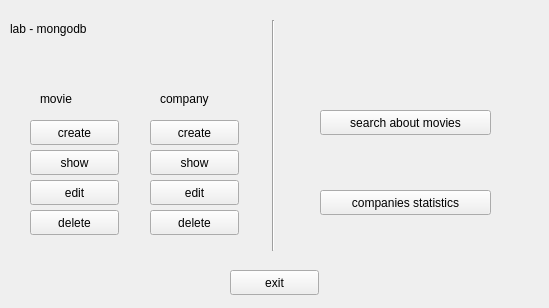
<?xml version="1.0" encoding="UTF-8"?>
<ui version="4.0">
 <class>menu_window</class>
 <widget class="QMainWindow" name="menu_window">
  <property name="geometry">
   <rect>
    <x>0</x>
    <y>0</y>
    <width>549</width>
    <height>308</height>
   </rect>
  </property>
  <property name="windowTitle">
   <string>lab - mongodb - EUR</string>
  </property>
  <widget class="QWidget" name="centralWidget">
   <widget class="QLabel" name="label_lab">
    <property name="geometry">
     <rect>
      <x>10</x>
      <y>20</y>
      <width>151</width>
      <height>17</height>
     </rect>
    </property>
    <property name="text">
     <string>lab - mongodb</string>
    </property>
   </widget>
   <widget class="QPushButton" name="button_movie_create">
    <property name="geometry">
     <rect>
      <x>30</x>
      <y>120</y>
      <width>89</width>
      <height>25</height>
     </rect>
    </property>
    <property name="text">
     <string>create</string>
    </property>
   </widget>
   <widget class="QPushButton" name="button_movie_show">
    <property name="geometry">
     <rect>
      <x>30</x>
      <y>150</y>
      <width>89</width>
      <height>25</height>
     </rect>
    </property>
    <property name="text">
     <string>show</string>
    </property>
   </widget>
   <widget class="QPushButton" name="button_movie_edit">
    <property name="geometry">
     <rect>
      <x>30</x>
      <y>180</y>
      <width>89</width>
      <height>25</height>
     </rect>
    </property>
    <property name="text">
     <string>edit</string>
    </property>
   </widget>
   <widget class="QPushButton" name="button_movie_delete">
    <property name="geometry">
     <rect>
      <x>30</x>
      <y>210</y>
      <width>89</width>
      <height>25</height>
     </rect>
    </property>
    <property name="text">
     <string>delete</string>
    </property>
   </widget>
   <widget class="QLabel" name="label_movie">
    <property name="geometry">
     <rect>
      <x>40</x>
      <y>90</y>
      <width>67</width>
      <height>17</height>
     </rect>
    </property>
    <property name="text">
     <string>movie</string>
    </property>
   </widget>
   <widget class="QPushButton" name="button_company_show">
    <property name="geometry">
     <rect>
      <x>150</x>
      <y>150</y>
      <width>89</width>
      <height>25</height>
     </rect>
    </property>
    <property name="text">
     <string>show</string>
    </property>
   </widget>
   <widget class="QPushButton" name="button_company_create">
    <property name="geometry">
     <rect>
      <x>150</x>
      <y>120</y>
      <width>89</width>
      <height>25</height>
     </rect>
    </property>
    <property name="text">
     <string>create</string>
    </property>
   </widget>
   <widget class="QLabel" name="label_company">
    <property name="geometry">
     <rect>
      <x>160</x>
      <y>90</y>
      <width>67</width>
      <height>17</height>
     </rect>
    </property>
    <property name="text">
     <string>company</string>
    </property>
   </widget>
   <widget class="QPushButton" name="button_company_edit">
    <property name="geometry">
     <rect>
      <x>150</x>
      <y>180</y>
      <width>89</width>
      <height>25</height>
     </rect>
    </property>
    <property name="text">
     <string>edit</string>
    </property>
   </widget>
   <widget class="QPushButton" name="button_company_delete">
    <property name="geometry">
     <rect>
      <x>150</x>
      <y>210</y>
      <width>89</width>
      <height>25</height>
     </rect>
    </property>
    <property name="text">
     <string>delete</string>
    </property>
   </widget>
   <widget class="QPushButton" name="button_exit">
    <property name="geometry">
     <rect>
      <x>230</x>
      <y>270</y>
      <width>89</width>
      <height>25</height>
     </rect>
    </property>
    <property name="text">
     <string>exit</string>
    </property>
   </widget>
   <widget class="Line" name="line">
    <property name="geometry">
     <rect>
      <x>263</x>
      <y>20</y>
      <width>20</width>
      <height>231</height>
     </rect>
    </property>
    <property name="orientation">
     <enum>Qt::Vertical</enum>
    </property>
   </widget>
   <widget class="QPushButton" name="button_search_movies">
    <property name="geometry">
     <rect>
      <x>320</x>
      <y>110</y>
      <width>171</width>
      <height>25</height>
     </rect>
    </property>
    <property name="text">
     <string>search about movies</string>
    </property>
   </widget>
   <widget class="QPushButton" name="button_statistics">
    <property name="geometry">
     <rect>
      <x>320</x>
      <y>190</y>
      <width>171</width>
      <height>25</height>
     </rect>
    </property>
    <property name="text">
     <string>companies statistics</string>
    </property>
   </widget>
  </widget>
 </widget>
 <layoutdefault spacing="6" margin="11"/>
 <resources/>
 <connections/>
</ui>
